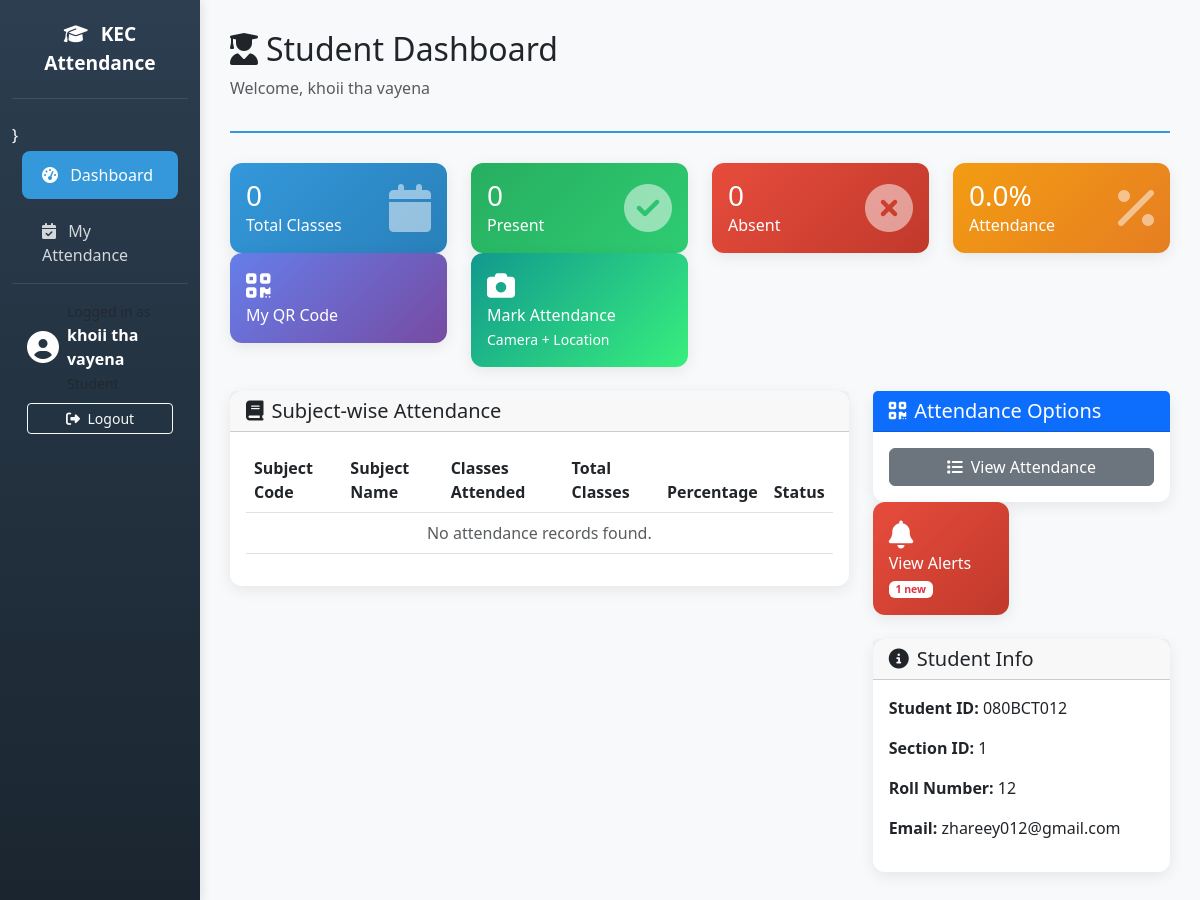
The app's page /dashboard (signed in) with its own data.
### tables this page shows
CREATE TABLE user (
            id INTEGER PRIMARY KEY AUTOINCREMENT,
            username VARCHAR(50) NOT NULL UNIQUE,
            password_hash VARCHAR(255) NOT NULL,
            email VARCHAR(100) NOT NULL UNIQUE,
            first_name VARCHAR(50) NOT NULL,
            last_name VARCHAR(50) NOT NULL,
            role VARCHAR(20) NOT NULL,
            is_active INTEGER DEFAULT 1
        );

CREATE TABLE student (
            id INTEGER PRIMARY KEY AUTOINCREMENT,
            user_id INTEGER NOT NULL UNIQUE,
            student_id VARCHAR(20) NOT NULL UNIQUE,
            section_id INTEGER NOT NULL,
            roll_number INTEGER,
            face_encoding BLOB,
            face_image_path VARCHAR(255),
            FOREIGN KEY (user_id) REFERENCES user(id),
            FOREIGN KEY (section_id) REFERENCES section(id)
        );

### app.py (the view, shortened to what this page needs)
@app.route('/dashboard')
@login_required
def dashboard():
    if current_user.role == 'admin':
        total_students = execute_query("SELECT COUNT(*) as count FROM student")['count']
        total_teachers = execute_query("SELECT COUNT(*) as count FROM user WHERE role = 'teacher'")['count']
        total_subjects = execute_query("SELECT COUNT(*) as count FROM subject")['count']
        today = date.today()
        present_today = execute_query(
            "SELECT COUNT(*) as count FROM attendance WHERE class_date = ? AND status = 'present'",
            (today,)
        )['count']
        return render_template('admin/dashboard.html',
                             total_students=total_students,
                             total_teachers=total_teachers,
                             total_subjects=total_subjects,
                             total_today=total_students,
                             present_today=present_today)
    elif current_user.role == 'teacher':
        subjects = execute_query_all(
            "SELECT * FROM subject WHERE teacher_id = ?",
            (current_user.id,)
        )
        return render_template('teacher/dashboard.html', subjects=subjects)
    else:  # student
        student = execute_query(
            "SELECT * FROM student WHERE user_id = ?",
            (current_user.id,)
        )
        if not student:
            flash('Student profile not found', 'danger')
            return redirect(url_for('dashboard'))
        attendance_records = execute_query_all(
            "SELECT * FROM attendance WHERE student_id = ? ORDER BY class_date DESC",
            (student['id'],)
        )
        total_classes = len(attendance_records)
        present_count = sum(1 for a in attendance_records if a['status'] == 'present')
        absent_count = sum(1 for a in attendance_records if a['status'] == 'absent')
        attendance_percentage = (present_count / total_classes * 100) if total_classes > 0 else 0
        subject_attendance = {}
        alerts_count = execute_query("SELECT COUNT(*) as count FROM alerts")['count']
        return render_template('student/dashboard.html',
                             student=student,
                             total_classes=total_classes,
                             present_count=present_count,
                             absent_count=absent_count,
                             attendance_percentage=attendance_percentage,
                             subject_attendance=subject_attendance,
                             alerts_count=alerts_count)

### app.py (called while the page is built)
def get_db_connection():
    conn = sqlite3.connect(app.config['DATABASE'])
    conn.row_factory = sqlite3.Row
    return conn

def execute_query(query, params=None, fetch=False):
    conn = get_db_connection()
    cursor = conn.cursor()
    if params:
        cursor.execute(query, params)
    else:
        cursor.execute(query)
    if fetch:
        result = cursor.fetchall()
    else:
        result = cursor.fetchone()
    conn.commit()
    cursor.close()
    conn.close()
    return result

def execute_query_all(query, params=None):
    conn = get_db_connection()
    cursor = conn.cursor()
    if params:
        cursor.execute(query, params)
    else:
        cursor.execute(query)
    result = cursor.fetchall()
    cursor.close()
    conn.close()
    return result

@login_manager.user_loader
def load_user(user_id):
    result = execute_query("SELECT * FROM user WHERE id = ?", (user_id,))
    if result:
        return User(result)
    return None

    def get_full_name(self):
        return f"{self.first_name} {self.last_name}"

### templates/student/dashboard.html (shortened to what this page needs)
{% extends "base.html" %}
{% block content %}
<div class="page-header">
    <h2><i class="fas fa-user-graduate me-2"></i>Student Dashboard</h2>
    <p class="text-muted">Welcome, {{ current_user.first_name }} {{ current_user.last_name }}</p>
</div>
<div class="row mb-4">
    <div class="col-md-3">
        <div class="card stat-card">
            <div class="card-body">
                <div class="d-flex justify-content-between align-items-center">
                    <div>
                        <h3 class="mb-0">{{ total_classes }}</h3>
                        <p class="mb-0">Total Classes</p>
                    </div>
                    <i class="fas fa-calendar fa-3x opacity-50"></i>
                </div>
            </div>
        </div>
    </div>
    <div class="col-md-3">
        <div class="card stat-card success">
            <div class="card-body">
                <div class="d-flex justify-content-between align-items-center">
                    <div>
                        <h3 class="mb-0">{{ present_count }}</h3>
                        <p class="mb-0">Present</p>
                    </div>
                    <i class="fas fa-check-circle fa-3x opacity-50"></i>
                </div>
            </div>
        </div>
    </div>
    <div class="col-md-3">
        <div class="card stat-card danger">
            <div class="card-body">
                <div class="d-flex justify-content-between align-items-center">
                    <div>
                        <h3 class="mb-0">{{ absent_count }}</h3>
                        <p class="mb-0">Absent</p>
                    </div>
                    <i class="fas fa-times-circle fa-3x opacity-50"></i>
                </div>
            </div>
        </div>
    </div>
    <div class="col-md-3">
        <div class="card {% if attendance_percentage >= 75 %}stat-card success{% else %}stat-card warning{% endif %}">
            <div class="card-body">
                <div class="d-flex justify-content-between align-items-center">
                    <div>
                        <h3 class="mb-0">{{ "%.1f"|format(attendance_percentage) }}%</h3>
                        <p class="mb-0">Attendance</p>
                    </div>
                    <i class="fas fa-percentage fa-3x opacity-50"></i>
                </div>
            </div>
        </div>
    </div>
    <div class="col-md-3">
        <a href="{{ url_for('my_qr') }}" class="card stat-card text-decoration-none" style="background: linear-gradient(135deg, #667eea 0%, #764ba2 100%); color: white;">
            <div class="card-body">
                <div class="d-flex justify-content-between align-items-center">
                    <div>
                        <h3 class="mb-0"><i class="fas fa-qrcode"></i></h3>
                        <p class="mb-0">My QR Code</p>
                    </div>
                </div>
            </div>
        </a>
    </div>
    <div class="col-md-3">
        <a href="{{ url_for('qr_attendance') }}" class="card stat-card text-decoration-none" style="background: linear-gradient(135deg, #11998e 0%, #38ef7d 100%); color: white;">
            <div class="card-body">
                <div class="d-flex justify-content-between align-items-center">
                    <div>
                        <h3 class="mb-0"><i class="fas fa-camera"></i></h3>
                        <p class="mb-0">Mark Attendance</p>
                        <small>Camera + Location</small>
                    </div>
                </div>
            </div>
        </a>
    </div>
</div>
<div class="row">
    <div class="col-md-8">
        <div class="card">
            <div class="card-header">
                <h5 class="mb-0"><i class="fas fa-book me-2"></i>Subject-wise Attendance</h5>
            </div>
            <div class="card-body">
                <div class="table-responsive">
                    <table class="table table-hover">
                        <thead>
                            <tr>
                                <th>Subject Code</th>
                                <th>Subject Name</th>
                                <th>Classes Attended</th>
                                <th>Total Classes</th>
                                <th>Percentage</th>
                                <th>Status</th>
                            </tr>
                        </thead>
                        <tbody>
                            {% for code, data in subject_attendance.items() %}
                            {% set percentage = (data.present / data.total * 100) if data.total > 0 else 0 %}
                            <tr>
                                <td><code>{{ code }}</code></td>
                                <td>{{ data.subject_name }}</td>
                                <td>{{ data.present }}</td>
                                <td>{{ data.total }}</td>
                                <td>
                                    <div class="progress" style="height: 20px;" role="progressbar"
         aria-label="Attendance percentage"
         aria-valuenow="{{ percentage|default(0) }}">
        {% if percentage >= 75 %}
            {% set bar_class = "bg-success" %}
        {% elif percentage >= 50 %}
            {% set bar_class = "bg-warning" %}
        {% else %}
            {% set bar_class = "bg-danger" %}
        {% endif %}
        <div class="progress-bar {{ bar_class }}"
                role="progressbar"
                aria-valuenow="{{ percentage|default(0) }}"
                aria-valuemin="0"
                aria-valuemax="100">
            <span class="progress-text">{{ "%.1f"|format(percentage|default(0)) }}%</span>
        </div>
    </div>
                                </td>
                                <td>
                                    {% if percentage >= 75 %}
                                        <span class="badge bg-success">Good</span>
                                    {% elif percentage >= 50 %}
                                        <span class="badge bg-warning">Warning</span>
                                    {% else %}
                                        <span class="badge bg-danger">Low</span>
                                    {% endif %}
                                </td>
                            </tr>
                            {% else %}
                            <tr>
                                <td colspan="6" class="text-center text-muted">No attendance records found.</td>
                            </tr>
                            {% endfor %}
                        </tbody>
                    </table>
                </div>
            </div>
        </div>
    </div>
    <div class="col-md-4">
        <div class="card">
            <div class="card-header bg-primary text-white">
                <h5 class="mb-0"><i class="fas fa-qrcode me-2"></i>Attendance Options</h5>
            </div>
            <div class="card-body">
                <a href="{{ url_for('my_attendance') }}" class="btn btn-secondary w-100">
                    <i class="fas fa-list me-2"></i>View Attendance
                </a>
            </div>
        </div>
<div class="row mb-4">
    <div class="col-md-6">
        <a href="{{ url_for('student_alerts') }}" class="card stat-card text-decoration-none" style="background: linear-gradient(135deg, #e74c3c 0%, #c0392b 100%); color: white;">
            <div class="card-body">
                <div class="d-flex justify-content-between align-items-center">
                    <div>
                        <h3 class="mb-0"><i class="fas fa-bell"></i></h3>
                        <p class="mb-0">View Alerts</p>
                        {% if alerts_count > 0 %}
                        <small><span class="badge bg-white text-danger">{{ alerts_count }} new</span></small>
                        {% endif %}
                    </div>
                </div>
            </div>
        </a>
    </div>
</div>
<div class="card mt-3">
            <div class="card-header">
                <h5 class="mb-0"><i class="fas fa-info-circle me-2"></i>Student Info</h5>
            </div>
            <div class="card-body">
                <p><strong>Student ID:</strong> {{ student.student_id }}</p>
                <p><strong>Section ID:</strong> {{ student.section_id }}</p>
                <p><strong>Roll Number:</strong> {{ student.roll_number }}</p>
                <p><strong>Email:</strong> {{ current_user.email }}</p>
            </div>
        </div>
    </div>
</div>
{% endblock %}

### templates/base.html (style rules this page uses)
:root { --primary-color: #2c3e50; --secondary-color: #3498db; --accent-color: #e74c3c; --light-bg: #f8f9fa; }
body { font-family: 'Segoe UI', Tahoma, Geneva, Verdana, sans-serif; background-color: var(--light-bg); }
.card { border: none; border-radius: 12px; box-shadow: 0 4px 15px rgba(0,0,0,0.08); transition: transform 0.3s ease; }
.stat-card { background: linear-gradient(135deg, var(--secondary-color) 0%, #2980b9 100%); color: white; }
.stat-card.success { background: linear-gradient(135deg, #27ae60 0%, #2ecc71 100%); }
.stat-card.warning { background: linear-gradient(135deg, #f39c12 0%, #e67e22 100%); }
.stat-card.danger { background: linear-gradient(135deg, #e74c3c 0%, #c0392b 100%); }
.table thead { background-color: var(--primary-color); color: white; }
.page-header { margin-bottom: 30px; padding-bottom: 15px; border-bottom: 2px solid var(--secondary-color); }

### records on screen
user: first_name "khoii", last_name "tha vayena", email "zhareey012@gmail.com"
student: student_id "080BCT012", section_id "1", roll_number "12"

### other values on screen
{{ current_user.get_full_name() }} "khoii tha vayena"
{{ total_classes }} "0"
{{ present_count }} "0"
{{ absent_count }} "0"
{{ "%.1f"|format(attendance_percentage) }} "0.0"
{{ alerts_count }} "1"
